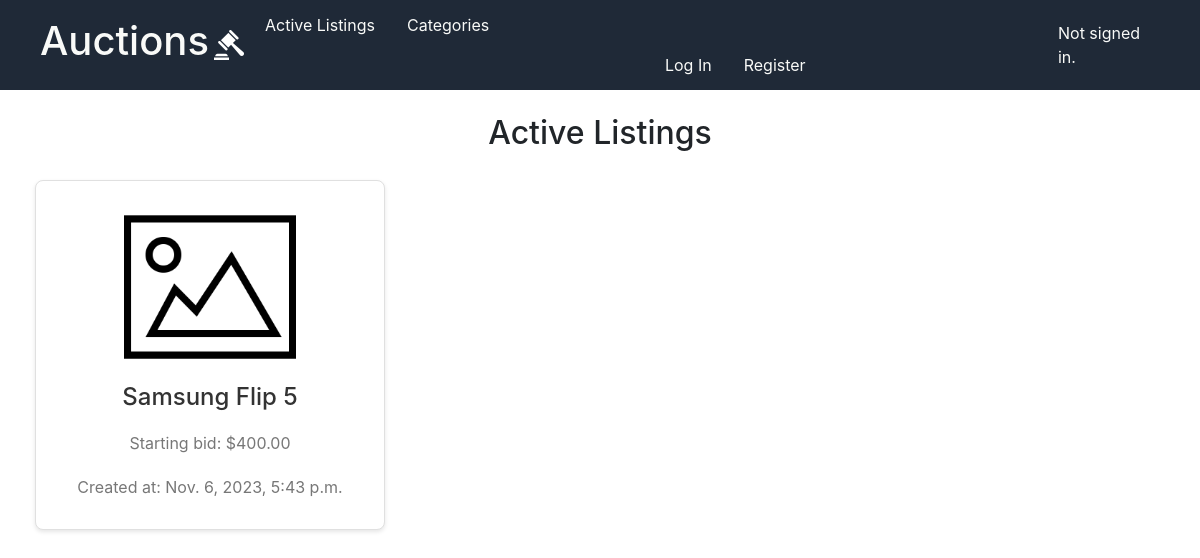
Before: / with the older database file.
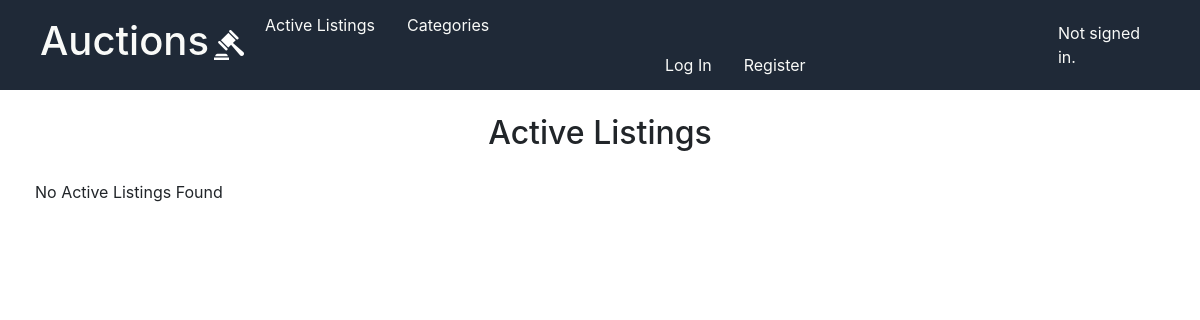
After: the same page with the newer database file.
### auctions/models.py (models this page shows, shortened)
class AuctionListing(models.Model):
    title = models.CharField(max_length=128)
    description = models.TextField()
    image = models.URLField(blank=True)
    starting_bid = models.DecimalField(decimal_places=2,max_digits=10)
    category = models.ForeignKey(Category,on_delete=models.CASCADE,blank=True)
    status = models.CharField(
    max_length=10,
    choices=[
        ('active', 'Active'),
        ('completed', 'Completed'),
        ('disabled', 'Disabled'),
    ],
    default='active'
    )
    seller = models.ForeignKey(User,on_delete=models.CASCADE,related_name="listing_seller")
    created_at = models.DateTimeField(auto_now_add=True)
    winner = models.ForeignKey(User,null=True,blank=True,on_delete=models.SET_NULL,related_name="listing_winner")

### auctions/views.py (the view)
# urls.py: path("", views.index, name="index"),
def index(request):
    auction_listings = AuctionListing.objects.all().order_by('title')
    return render(request, "auctions/index.html",{
        'listings': auction_listings
    })

### auctions/templates/auctions/index.html
{% extends "auctions/layout.html" %}
{% load static %}
{% block body %}
    <h2 class="active-listings-title">Active Listings</h2>
        <div class="auction-listings">
            {% for listing in listings %}
                {% if listing.status == 'active' %}
                    <div class="auction-listing">
                        <a class="to-listing" href="{% url 'auctions:listing_view'  listing.id%}">
                            <div class="listing-card">
                                <div class="listing-img-container">
                                    {% if listing.image == "" %}
                                        <img class="listing-img" src="{% static "auctions/blank-image.png" %}" alt="Blank Image">
                                    {%else%}
                                        <img class="listing-img" src="{{listing.image}}" alt="{{listing.name}}">
                                    {% endif %}
                                </div>
                                <h3>{{listing.title}}</h3>
                                <p>Starting bid: ${{listing.starting_bid}}</p>
                                <p>Created at: {{listing.created_at}}</p>
                            </div>
                        </a>
                    </div>
                {% endif %}
            {%empty%}
                <div>No Active Listings Found</div>
            {% endfor %}
        </div>
{% endblock %}

Changed rows visible on the page:
removed AuctionListing: title "Samsung Flip 5", starting_bid "400.00", created_at "Nov. 6, 2023, 5:43 p.m."
Other visible differences:
text now shown: "No Active Listings Found"
